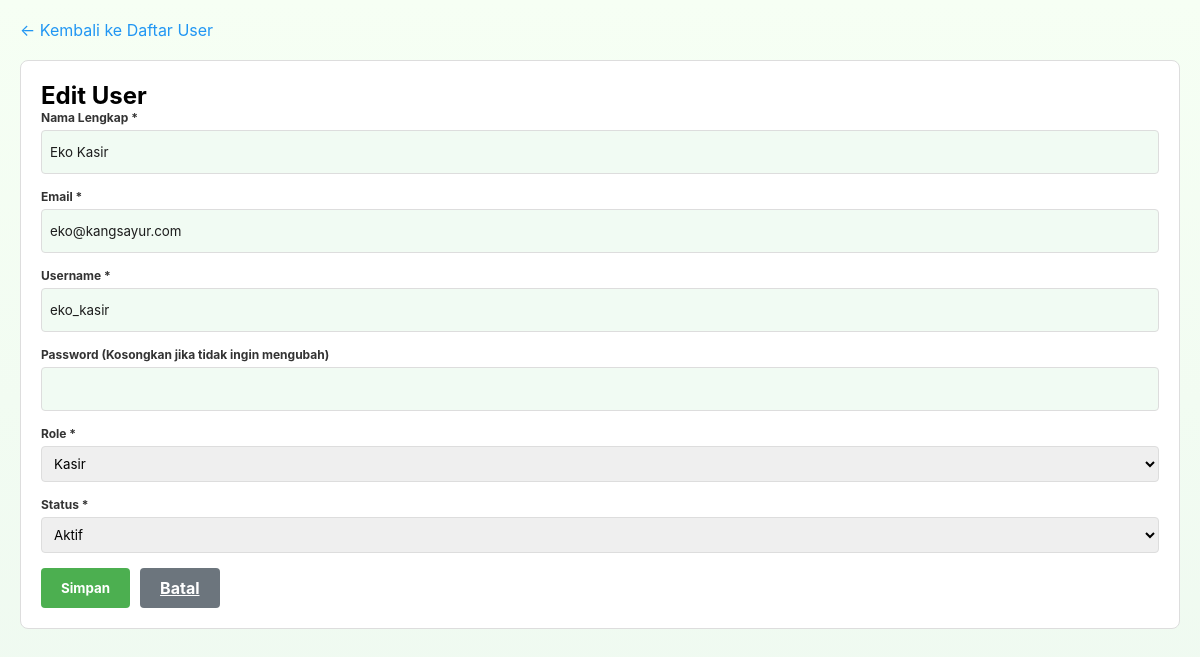
Screenshot of /admin/users.php?action=edit&id=3 (signed in) with the database file from the repository.
### tables this page shows
CREATE TABLE `users` (
  `id` int(11) NOT NULL,
  `nama` varchar(100) NOT NULL,
  `email` varchar(100) NOT NULL,
  `username` varchar(50) NOT NULL,
  `password` varchar(255) NOT NULL,
  `role` enum('admin','petugas_stok','kasir') NOT NULL,
  `status` enum('aktif','nonaktif') DEFAULT 'aktif',
  `created_at` timestamp NOT NULL DEFAULT current_timestamp(),
  `updated_at` timestamp NOT NULL DEFAULT current_timestamp() ON UPDATE current_timestamp()
);

### config/database.php (called while the page is built, shortened)
<?php
$conn = new mysqli(DB_HOST, DB_USER, DB_PASS, DB_NAME);
$conn->set_charset("utf8");
function escape_string($string) {
    global $conn;
    return $conn->real_escape_string($string);
}
?>

### public/admin/users.php (the view, shortened to what this page needs)
<?php
include '../../config/database.php';
$action = $_GET['action'] ?? 'list';
$edit_user = null;
if ($action == 'edit' && isset($_GET['id'])) {
    $id = escape_string($_GET['id']);
    $result = $conn->query("SELECT * FROM users WHERE id = '$id'");
    $edit_user = $result->fetch_assoc();
}
$users = $conn->query("SELECT * FROM users ORDER BY id DESC");
?>
<!DOCTYPE html>
<html lang="id">
<head>
    <link rel="stylesheet" href="../css/style.css">
</head>
<body>
    <div class="container">
        <?php if ($action == 'list'): ?>
        <div class="header">
            <h1>📋 Kelola User</h1>
            <a href="users.php?action=add" class="btn-add">+ Tambah User</a>
        </div>
        <table>
            <thead>
                <tr>
                    <th>No</th>
                    <th>Nama</th>
                    <th>Username</th>
                    <th>Email</th>
                    <th>Role</th>
                    <th>Status</th>
                    <th>Aksi</th>
                </tr>
            </thead>
            <tbody>
                <?php $no = 1; while ($user = $users->fetch_assoc()): ?>
                <tr>
                    <td><?php echo $no++; ?></td>
                    <td><?php echo $user['nama']; ?></td>
                    <td><?php echo $user['username']; ?></td>
                    <td><?php echo $user['email']; ?></td>
                    <td>
                        <span class="badge <?php echo str_replace('_', '', $user['role']); ?>">
                            <?php echo ucfirst(str_replace('_', ' ', $user['role'])); ?>
                        </span>
                    </td>
                    <td>
                        <span class="badge <?php echo $user['status']; ?>">
                            <?php echo ucfirst($user['status']); ?>
                        </span>
                    </td>
                    <td>
                        <div class="action-btns">
                            <a href="users.php?action=edit&id=<?php echo $user['id']; ?>" class="btn-edit">Edit</a>
                            <a href="users.php?action=delete&id=<?php echo $user['id']; ?>" class="btn-delete" onclick="return confirm('Yakin hapus user ini?')">Hapus</a>
                        </div>
                    </td>
                </tr>
                <?php endwhile; ?>
            </tbody>
        </table>
        <?php elseif ($action == 'add' || $action == 'edit'): ?>
        <a href="users.php" class="back-link">← Kembali ke Daftar User</a>
        <div class="form-container">
            <h2><?php echo $action == 'add' ? 'Tambah User Baru' : 'Edit User'; ?></h2>
            <form method="POST" action="">
                <div class="form-group">
                    <label for="nama">Nama Lengkap *</label>
                    <input type="text" id="nama" name="nama" value="<?php echo $edit_user['nama'] ?? ''; ?>" required>
                </div>
                <div class="form-group">
                    <label for="email">Email *</label>
                    <input type="email" id="email" name="email" value="<?php echo $edit_user['email'] ?? ''; ?>" required>
                </div>
                <div class="form-group">
                    <label for="username">Username *</label>
                    <input type="text" id="username" name="username" value="<?php echo $edit_user['username'] ?? ''; ?>" required>
                </div>
                <div class="form-group">
                    <label for="password">Password <?php echo $action == 'edit' ? '(Kosongkan jika tidak ingin mengubah)' : '*'; ?></label>
                    <input type="password" id="password" name="password" <?php echo $action == 'add' ? 'required' : ''; ?>>
                </div>
                <div class="form-group">
                    <label for="role">Role *</label>
                    <select id="role" name="role" required>
                        <option value="kasir" <?php echo ($edit_user['role'] ?? '') == 'kasir' ? 'selected' : ''; ?>>Kasir</option>
                    </select>
                </div>
                <div class="form-group">
                    <label for="status">Status *</label>
                    <select id="status" name="status" required>
                        <option value="aktif" <?php echo ($edit_user['status'] ?? '') == 'aktif' ? 'selected' : ''; ?>>Aktif</option>
                    </select>
                </div>
                <div class="form-actions">
                    <button type="submit" class="btn btn-primary">Simpan</button>
                    <a href="users.php" class="btn btn-secondary">Batal</a>
                </div>
            </form>
        </div>
        <?php endif; ?>
    </div>
</body>
</html>

### public/css/style.css (style rules this page uses)
:root { --container-width:1400px; }
* { margin: 0; padding: 0; box-sizing: border-box; font-family: Inter, system-ui, -apple-system, "Segoe UI", Roboto, "Helvetica Neue", Arial; }
html, body { height: 100%; }
body { background: linear-gradient(180deg, #f6fff4, #eef9f0); }
.form-group label { display:block; font-size:12px; font-weight:700; color:#455a45; margin-bottom:8px; }
.form-group input { width:100%; height:44px; border-radius:8px; border:none; background:#f1fbf3; padding:0 14px; color:#1c1c1c; }

### public/admin/users.php (style rules this page uses)
.container { max-width: 1200px; margin: 20px auto; padding: 0 20px; }
.form-container { background: white; border: 1px solid #ddd; border-radius: 8px; padding: 20px; margin-bottom: 20px; }
.form-group { margin-bottom: 15px; }
.form-group label { display: block; margin-bottom: 5px; font-weight: bold; color: #333; }
.form-group input, .form-group select { width: 100%; padding: 8px; border: 1px solid #ddd; border-radius: 4px; box-sizing: border-box; }
.form-actions { display: flex; gap: 10px; }
.btn { padding: 10px 20px; border: none; border-radius: 4px; cursor: pointer; font-weight: bold; }
.btn-primary { background: #4CAF50; color: white; }
.btn-secondary { background: #6c757d; color: white; }
.back-link { display: inline-block; margin-bottom: 20px; color: #2196F3; text-decoration: none; }

### rows the page displays
users: nama "Eko Kasir", email "eko@kangsayur.com", username "eko_kasir", role "Kasir", status "Aktif"
